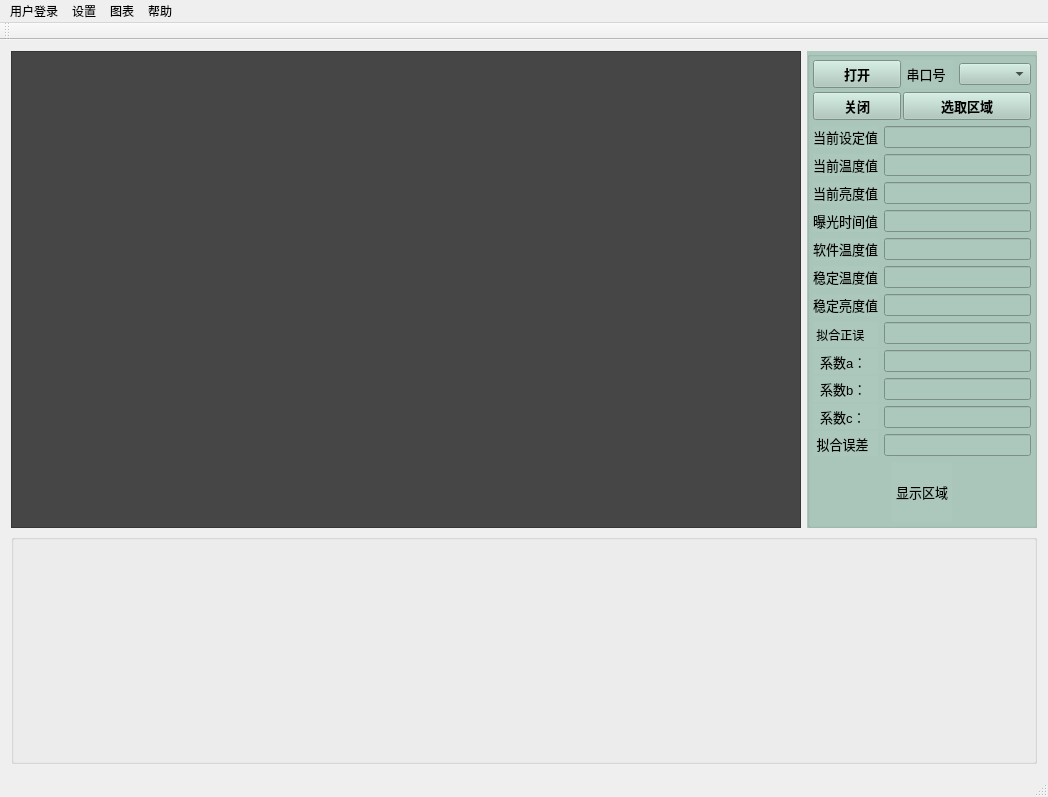
<?xml version="1.0" encoding="UTF-8"?>
<ui version="4.0">
 <class>MainWindow</class>
 <widget class="QMainWindow" name="MainWindow">
  <property name="geometry">
   <rect>
    <x>0</x>
    <y>0</y>
    <width>1048</width>
    <height>763</height>
   </rect>
  </property>
  <property name="sizeIncrement">
   <size>
    <width>0</width>
    <height>0</height>
   </size>
  </property>
  <property name="windowTitle">
   <string>MainWindow</string>
  </property>
  <property name="styleSheet">
   <string notr="true"/>
  </property>
  <widget class="QWidget" name="centralWidget">
   <layout class="QVBoxLayout" name="verticalLayout_8">
    <item>
     <layout class="QVBoxLayout" name="verticalLayout_7">
      <item>
       <layout class="QHBoxLayout" name="horizontalLayout">
        <item>
         <widget class="QGraphicsView" name="graphicsView">
          <property name="styleSheet">
           <string notr="true">background-color: rgb(70,70, 70);</string>
          </property>
         </widget>
        </item>
        <item>
         <widget class="QGroupBox" name="groupBox">
          <property name="minimumSize">
           <size>
            <width>230</width>
            <height>0</height>
           </size>
          </property>
          <property name="maximumSize">
           <size>
            <width>230</width>
            <height>16777215</height>
           </size>
          </property>
          <property name="styleSheet">
           <string notr="true">background-color: rgb(172, 200, 188);</string>
          </property>
          <property name="title">
           <string/>
          </property>
          <layout class="QVBoxLayout" name="verticalLayout_6">
           <property name="spacing">
            <number>2</number>
           </property>
           <property name="leftMargin">
            <number>3</number>
           </property>
           <property name="topMargin">
            <number>3</number>
           </property>
           <property name="rightMargin">
            <number>3</number>
           </property>
           <property name="bottomMargin">
            <number>3</number>
           </property>
           <item>
            <layout class="QVBoxLayout" name="verticalLayout_5">
             <item>
              <layout class="QGridLayout" name="gridLayout">
               <property name="horizontalSpacing">
                <number>2</number>
               </property>
               <property name="verticalSpacing">
                <number>4</number>
               </property>
               <item row="0" column="0">
                <widget class="QPushButton" name="openSerialPortButton">
                 <property name="font">
                  <font>
                   <family>Arial</family>
                   <pointsize>10</pointsize>
                   <weight>75</weight>
                   <bold>true</bold>
                  </font>
                 </property>
                 <property name="text">
                  <string>打开</string>
                 </property>
                </widget>
               </item>
               <item row="0" column="1">
                <layout class="QHBoxLayout" name="horizontalLayout_3">
                 <item>
                  <widget class="QLabel" name="label_2">
                   <property name="font">
                    <font>
                     <family>Arial</family>
                     <pointsize>10</pointsize>
                    </font>
                   </property>
                   <property name="text">
                    <string> 串口号  </string>
                   </property>
                  </widget>
                 </item>
                 <item>
                  <widget class="QComboBox" name="portNameComboBox"/>
                 </item>
                </layout>
               </item>
               <item row="1" column="0">
                <widget class="QPushButton" name="closeSerialPortButton">
                 <property name="font">
                  <font>
                   <family>Arial</family>
                   <pointsize>10</pointsize>
                   <weight>75</weight>
                   <bold>true</bold>
                  </font>
                 </property>
                 <property name="text">
                  <string>关闭</string>
                 </property>
                </widget>
               </item>
               <item row="1" column="1">
                <widget class="QPushButton" name="selectAreaButton">
                 <property name="font">
                  <font>
                   <family>Arial</family>
                   <pointsize>10</pointsize>
                   <weight>75</weight>
                   <bold>true</bold>
                  </font>
                 </property>
                 <property name="text">
                  <string>选取区域</string>
                 </property>
                </widget>
               </item>
              </layout>
             </item>
             <item>
              <layout class="QGridLayout" name="gridLayout_2">
               <item row="0" column="0">
                <layout class="QVBoxLayout" name="verticalLayout">
                 <item>
                  <widget class="QLabel" name="label">
                   <property name="font">
                    <font>
                     <family>Arial</family>
                     <pointsize>10</pointsize>
                    </font>
                   </property>
                   <property name="text">
                    <string>当前设定值</string>
                   </property>
                  </widget>
                 </item>
                 <item>
                  <widget class="QLabel" name="label_3">
                   <property name="font">
                    <font>
                     <family>Arial</family>
                     <pointsize>10</pointsize>
                    </font>
                   </property>
                   <property name="text">
                    <string>当前温度值</string>
                   </property>
                  </widget>
                 </item>
                 <item>
                  <widget class="QLabel" name="label_4">
                   <property name="font">
                    <font>
                     <family>Arial</family>
                     <pointsize>10</pointsize>
                    </font>
                   </property>
                   <property name="text">
                    <string>当前亮度值</string>
                   </property>
                  </widget>
                 </item>
                 <item>
                  <widget class="QLabel" name="label_13">
                   <property name="font">
                    <font>
                     <family>Arial</family>
                     <pointsize>10</pointsize>
                    </font>
                   </property>
                   <property name="text">
                    <string>曝光时间值</string>
                   </property>
                  </widget>
                 </item>
                 <item>
                  <widget class="QLabel" name="label_7">
                   <property name="font">
                    <font>
                     <family>Arial</family>
                     <pointsize>10</pointsize>
                    </font>
                   </property>
                   <property name="text">
                    <string>软件温度值</string>
                   </property>
                  </widget>
                 </item>
                 <item>
                  <widget class="QLabel" name="label_5">
                   <property name="font">
                    <font>
                     <family>Arial</family>
                     <pointsize>10</pointsize>
                    </font>
                   </property>
                   <property name="text">
                    <string>稳定温度值</string>
                   </property>
                  </widget>
                 </item>
                 <item>
                  <widget class="QLabel" name="label_6">
                   <property name="font">
                    <font>
                     <family>Arial</family>
                     <pointsize>10</pointsize>
                    </font>
                   </property>
                   <property name="text">
                    <string>稳定亮度值</string>
                   </property>
                  </widget>
                 </item>
                </layout>
               </item>
               <item row="0" column="1">
                <layout class="QVBoxLayout" name="verticalLayout_2">
                 <item>
                  <widget class="QLineEdit" name="setValueLineEdit">
                   <property name="alignment">
                    <set>Qt::AlignCenter</set>
                   </property>
                  </widget>
                 </item>
                 <item>
                  <widget class="QLineEdit" name="revValueLineEdit">
                   <property name="alignment">
                    <set>Qt::AlignCenter</set>
                   </property>
                  </widget>
                 </item>
                 <item>
                  <widget class="QLineEdit" name="currentBrightnessLineEdit">
                   <property name="alignment">
                    <set>Qt::AlignCenter</set>
                   </property>
                  </widget>
                 </item>
                 <item>
                  <widget class="QLineEdit" name="curExposureTimeLineEdit">
                   <property name="alignment">
                    <set>Qt::AlignCenter</set>
                   </property>
                  </widget>
                 </item>
                 <item>
                  <widget class="QLineEdit" name="softTemperatureLineEdit">
                   <property name="alignment">
                    <set>Qt::AlignCenter</set>
                   </property>
                  </widget>
                 </item>
                 <item>
                  <widget class="QLineEdit" name="stableTemperatureLineEdit">
                   <property name="alignment">
                    <set>Qt::AlignCenter</set>
                   </property>
                  </widget>
                 </item>
                 <item>
                  <widget class="QLineEdit" name="stableBrightnessLineEdit">
                   <property name="alignment">
                    <set>Qt::AlignCenter</set>
                   </property>
                  </widget>
                 </item>
                </layout>
               </item>
               <item row="1" column="0">
                <layout class="QVBoxLayout" name="verticalLayout_3">
                 <property name="spacing">
                  <number>2</number>
                 </property>
                 <item>
                  <widget class="QLabel" name="label_11">
                   <property name="text">
                    <string> 拟合正误</string>
                   </property>
                  </widget>
                 </item>
                 <item>
                  <widget class="QLabel" name="label_8">
                   <property name="font">
                    <font>
                     <family>Arial</family>
                     <pointsize>10</pointsize>
                    </font>
                   </property>
                   <property name="text">
                    <string>  系数a：</string>
                   </property>
                  </widget>
                 </item>
                 <item>
                  <widget class="QLabel" name="label_9">
                   <property name="font">
                    <font>
                     <family>Arial</family>
                     <pointsize>10</pointsize>
                    </font>
                   </property>
                   <property name="text">
                    <string>  系数b：</string>
                   </property>
                  </widget>
                 </item>
                 <item>
                  <widget class="QLabel" name="label_10">
                   <property name="font">
                    <font>
                     <family>Arial</family>
                     <pointsize>10</pointsize>
                    </font>
                   </property>
                   <property name="text">
                    <string>  系数c：</string>
                   </property>
                  </widget>
                 </item>
                 <item>
                  <widget class="QLabel" name="label_12">
                   <property name="font">
                    <font>
                     <family>Arial</family>
                     <pointsize>10</pointsize>
                    </font>
                   </property>
                   <property name="text">
                    <string> 拟合误差</string>
                   </property>
                  </widget>
                 </item>
                </layout>
               </item>
               <item row="1" column="1">
                <layout class="QVBoxLayout" name="verticalLayout_4">
                 <item>
                  <widget class="QLineEdit" name="realflagPlanckLineEdit">
                   <property name="alignment">
                    <set>Qt::AlignCenter</set>
                   </property>
                  </widget>
                 </item>
                 <item>
                  <widget class="QLineEdit" name="realaPlanckLineEdit">
                   <property name="alignment">
                    <set>Qt::AlignCenter</set>
                   </property>
                  </widget>
                 </item>
                 <item>
                  <widget class="QLineEdit" name="realbPlanckLineEdit">
                   <property name="alignment">
                    <set>Qt::AlignCenter</set>
                   </property>
                  </widget>
                 </item>
                 <item>
                  <widget class="QLineEdit" name="realcPlanckLineEdit">
                   <property name="alignment">
                    <set>Qt::AlignCenter</set>
                   </property>
                  </widget>
                 </item>
                 <item>
                  <widget class="QLineEdit" name="realDeviationPlanckLineEdit">
                   <property name="alignment">
                    <set>Qt::AlignCenter</set>
                   </property>
                  </widget>
                 </item>
                </layout>
               </item>
              </layout>
             </item>
             <item>
              <layout class="QHBoxLayout" name="horizontalLayout_4">
               <item>
                <spacer name="horizontalSpacer_3">
                 <property name="orientation">
                  <enum>Qt::Horizontal</enum>
                 </property>
                 <property name="sizeHint" stdset="0">
                  <size>
                   <width>40</width>
                   <height>20</height>
                  </size>
                 </property>
                </spacer>
               </item>
               <item>
                <widget class="QLabel" name="displayAreaLabel">
                 <property name="minimumSize">
                  <size>
                   <width>60</width>
                   <height>60</height>
                  </size>
                 </property>
                 <property name="maximumSize">
                  <size>
                   <width>60</width>
                   <height>60</height>
                  </size>
                 </property>
                 <property name="font">
                  <font>
                   <family>Arial</family>
                   <pointsize>10</pointsize>
                  </font>
                 </property>
                 <property name="text">
                  <string>显示区域</string>
                 </property>
                 <property name="alignment">
                  <set>Qt::AlignCenter</set>
                 </property>
                </widget>
               </item>
               <item>
                <spacer name="horizontalSpacer_4">
                 <property name="orientation">
                  <enum>Qt::Horizontal</enum>
                 </property>
                 <property name="sizeType">
                  <enum>QSizePolicy::Expanding</enum>
                 </property>
                 <property name="sizeHint" stdset="0">
                  <size>
                   <width>40</width>
                   <height>20</height>
                  </size>
                 </property>
                </spacer>
               </item>
              </layout>
             </item>
            </layout>
           </item>
           <item>
            <spacer name="verticalSpacer">
             <property name="orientation">
              <enum>Qt::Vertical</enum>
             </property>
             <property name="sizeHint" stdset="0">
              <size>
               <width>20</width>
               <height>40</height>
              </size>
             </property>
            </spacer>
           </item>
          </layout>
         </widget>
        </item>
       </layout>
      </item>
      <item>
       <widget class="QGroupBox" name="groupBox_3">
        <property name="minimumSize">
         <size>
          <width>0</width>
          <height>230</height>
         </size>
        </property>
        <property name="maximumSize">
         <size>
          <width>16777215</width>
          <height>230</height>
         </size>
        </property>
        <property name="title">
         <string/>
        </property>
        <layout class="QHBoxLayout" name="horizontalLayout_8">
         <property name="topMargin">
          <number>3</number>
         </property>
         <property name="rightMargin">
          <number>3</number>
         </property>
         <property name="bottomMargin">
          <number>2</number>
         </property>
         <item>
          <layout class="QHBoxLayout" name="horizontalLayout_9">
           <item>
            <widget class="QwtPlot" name="Time_Light_qwtPlot">
             <property name="sizeIncrement">
              <size>
               <width>0</width>
               <height>100</height>
              </size>
             </property>
             <property name="baseSize">
              <size>
               <width>0</width>
               <height>100</height>
              </size>
             </property>
            </widget>
           </item>
           <item>
            <widget class="QwtPlot" name="Time_Temperature_qwtPlot"/>
           </item>
          </layout>
         </item>
        </layout>
       </widget>
      </item>
     </layout>
    </item>
   </layout>
  </widget>
  <widget class="QMenuBar" name="menuBar">
   <property name="geometry">
    <rect>
     <x>0</x>
     <y>0</y>
     <width>1048</width>
     <height>23</height>
    </rect>
   </property>
   <widget class="QMenu" name="menu">
    <property name="title">
     <string>用户登录</string>
    </property>
    <addaction name="hkAction"/>
    <addaction name="baslerAction"/>
    <addaction name="doubleAction"/>
    <addaction name="actionScan5"/>
    <addaction name="separator"/>
    <addaction name="quitAction"/>
   </widget>
   <widget class="QMenu" name="menu_2">
    <property name="title">
     <string>设置</string>
    </property>
    <addaction name="parameterConfigAction"/>
    <addaction name="planckParameter_Validation_Action"/>
   </widget>
   <widget class="QMenu" name="menu_3">
    <property name="title">
     <string>图表</string>
    </property>
    <addaction name="tableShowAction"/>
    <addaction name="relationAction"/>
   </widget>
   <widget class="QMenu" name="menu_4">
    <property name="title">
     <string>帮助</string>
    </property>
    <addaction name="helpAction"/>
   </widget>
   <addaction name="menu"/>
   <addaction name="menu_2"/>
   <addaction name="menu_3"/>
   <addaction name="menu_4"/>
  </widget>
  <widget class="QToolBar" name="mainToolBar">
   <attribute name="toolBarArea">
    <enum>TopToolBarArea</enum>
   </attribute>
   <attribute name="toolBarBreak">
    <bool>false</bool>
   </attribute>
  </widget>
  <widget class="QStatusBar" name="statusBar"/>
  <action name="hkAction">
   <property name="icon">
    <iconset resource="myresource.qrc">
     <normaloff>:/new/prefix1/images/video_camera.png</normaloff>:/new/prefix1/images/video_camera.png</iconset>
   </property>
   <property name="text">
    <string>海康网络相机登录</string>
   </property>
  </action>
  <action name="baslerAction">
   <property name="icon">
    <iconset resource="myresource.qrc">
     <normaloff>:/new/prefix1/images/video_camera.png</normaloff>:/new/prefix1/images/video_camera.png</iconset>
   </property>
   <property name="text">
    <string>Basler单枪相机登录</string>
   </property>
  </action>
  <action name="quitAction">
   <property name="icon">
    <iconset resource="myresource.qrc">
     <normaloff>:/new/prefix1/images/quit.png</normaloff>:/new/prefix1/images/quit.png</iconset>
   </property>
   <property name="text">
    <string>退出</string>
   </property>
  </action>
  <action name="parameterConfigAction">
   <property name="icon">
    <iconset resource="myresource.qrc">
     <normaloff>:/new/prefix1/images/userconfig.png</normaloff>:/new/prefix1/images/userconfig.png</iconset>
   </property>
   <property name="text">
    <string>参数设置</string>
   </property>
  </action>
  <action name="tableShowAction">
   <property name="icon">
    <iconset resource="myresource.qrc">
     <normaloff>:/new/prefix1/images/table.png</normaloff>:/new/prefix1/images/table.png</iconset>
   </property>
   <property name="text">
    <string>显示报表</string>
   </property>
  </action>
  <action name="relationAction">
   <property name="icon">
    <iconset resource="myresource.qrc">
     <normaloff>:/new/prefix1/images/relationplot.png</normaloff>:/new/prefix1/images/relationplot.png</iconset>
   </property>
   <property name="text">
    <string>关系变化图</string>
   </property>
  </action>
  <action name="planckParameter_Validation_Action">
   <property name="icon">
    <iconset resource="myresource.qrc">
     <normaloff>:/new/prefix1/images/setting.png</normaloff>:/new/prefix1/images/setting.png</iconset>
   </property>
   <property name="text">
    <string>普朗克系数验证设置</string>
   </property>
  </action>
  <action name="helpAction">
   <property name="icon">
    <iconset resource="myresource.qrc">
     <normaloff>:/new/prefix1/images/help.png</normaloff>:/new/prefix1/images/help.png</iconset>
   </property>
   <property name="text">
    <string>帮助</string>
   </property>
  </action>
  <action name="doubleAction">
   <property name="icon">
    <iconset resource="myresource.qrc">
     <normaloff>:/new/prefix1/images/video_camera.png</normaloff>:/new/prefix1/images/video_camera.png</iconset>
   </property>
   <property name="text">
    <string>双枪相机登录</string>
   </property>
  </action>
  <action name="actionScan5">
   <property name="icon">
    <iconset resource="myresource.qrc">
     <normaloff>:/new/prefix1/images/video_camera.png</normaloff>:/new/prefix1/images/video_camera.png</iconset>
   </property>
   <property name="text">
    <string>scan5登录</string>
   </property>
  </action>
 </widget>
 <layoutdefault spacing="6" margin="11"/>
 <customwidgets>
  <customwidget>
   <class>QwtPlot</class>
   <extends>QFrame</extends>
   <header>qwt_plot.h</header>
  </customwidget>
 </customwidgets>
 <resources>
  <include location="myresource.qrc"/>
 </resources>
 <connections/>
</ui>
